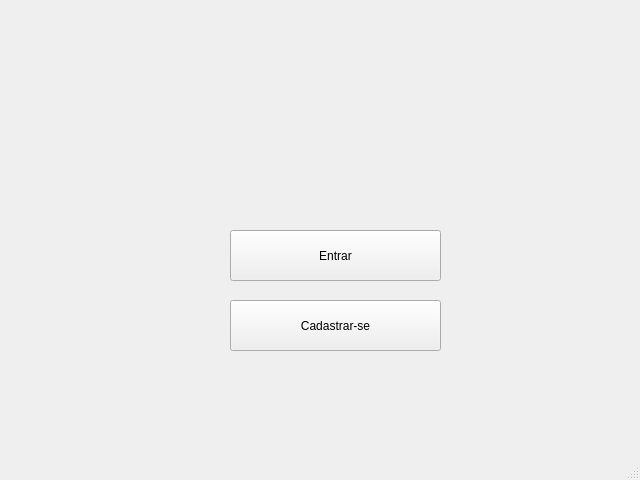
<?xml version="1.0" encoding="UTF-8"?>
<ui version="4.0">
 <class>MainWindow</class>
 <widget class="QMainWindow" name="MainWindow">
  <property name="geometry">
   <rect>
    <x>0</x>
    <y>0</y>
    <width>640</width>
    <height>480</height>
   </rect>
  </property>
  <property name="windowTitle">
   <string>MainWindow</string>
  </property>
  <widget class="QWidget" name="centralwidget">
   <widget class="QPushButton" name="Entrar">
    <property name="geometry">
     <rect>
      <x>230</x>
      <y>230</y>
      <width>211</width>
      <height>51</height>
     </rect>
    </property>
    <property name="text">
     <string>Entrar</string>
    </property>
   </widget>
   <widget class="QPushButton" name="Cadastrar">
    <property name="geometry">
     <rect>
      <x>230</x>
      <y>300</y>
      <width>211</width>
      <height>51</height>
     </rect>
    </property>
    <property name="text">
     <string>Cadastrar-se</string>
    </property>
   </widget>
  </widget>
  <widget class="QMenuBar" name="menubar">
   <property name="geometry">
    <rect>
     <x>0</x>
     <y>0</y>
     <width>640</width>
     <height>22</height>
    </rect>
   </property>
  </widget>
  <widget class="QStatusBar" name="statusbar"/>
 </widget>
 <resources/>
 <connections/>
</ui>
